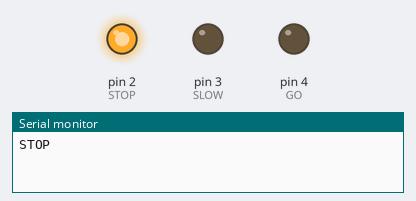
Bench run of a sketch on a simulated Arduino Uno, built with avr-gcc and run on an emulated ATmega328P. Parts: output pins drawn as LEDs (lit = HIGH), the last lines printed to the serial monitor.

Above: at 0.5 s.
At 1.5 s:
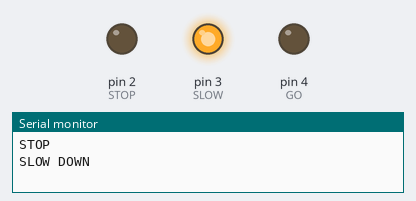
At 5.5 s:
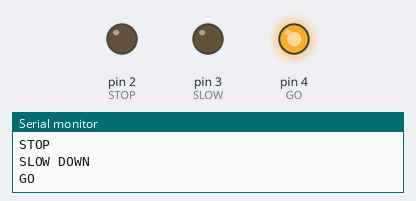
Timing chart, 0 to 6.9 s (numbered marks = the images above):
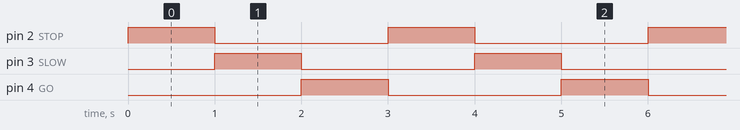

Measured:
- by itself, pin 2 (STOP), pin 3 (SLOW), pin 4 (GO): alternates HIGH for 1.0 s and LOW for 2.0 s
- by itself, everything shown: repeats every 3.0 s, in 3 steps

The sketch:

experiment_121.ino
```cpp
// Design an Arduino program to simulate traffic signal

void setup()
{
  pinMode(2, OUTPUT); // STOP
  pinMode(3, OUTPUT); // SLOW
  pinMode(4, OUTPUT); // GO
  Serial.begin(9600);
}

void loop()
{
  digitalWrite(4, LOW);
  digitalWrite(2, HIGH);
  Serial.println("STOP");
  delay(1000);
  digitalWrite(2, LOW);
  digitalWrite(3, HIGH);
  Serial.println("SLOW DOWN");
  delay(1000);
  digitalWrite(3, LOW);
  digitalWrite(4, HIGH);
  Serial.println("GO");
  delay(1000);
}
```
